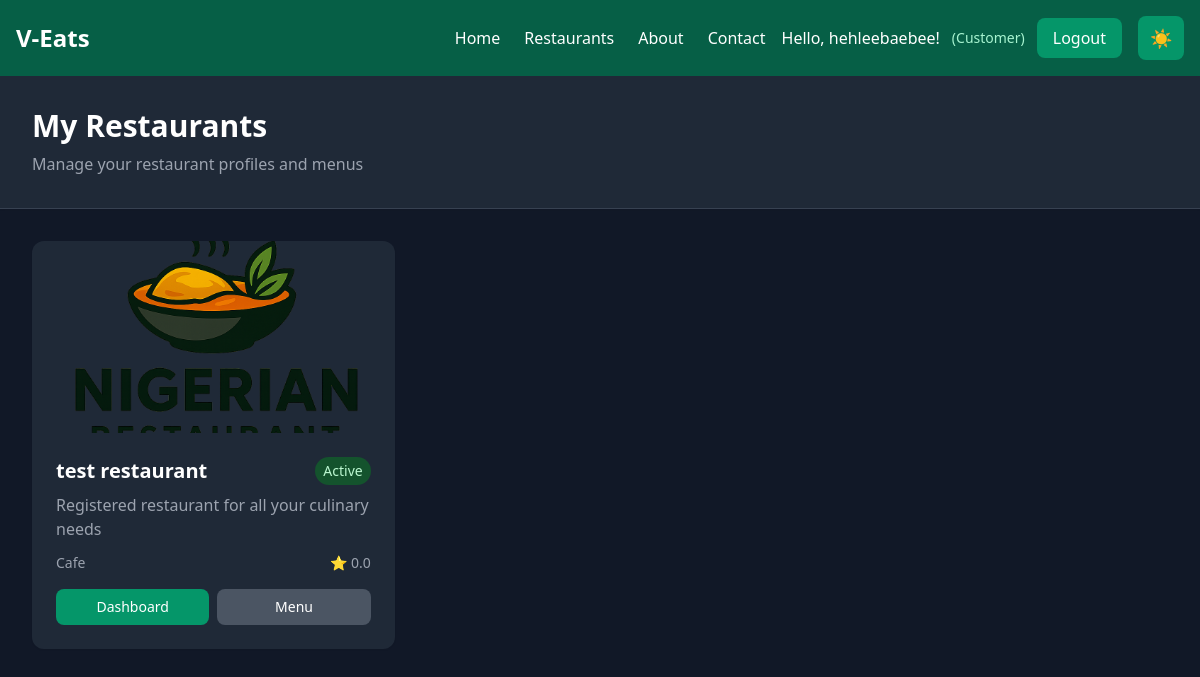
The page /restaurants/my-restaurants/ (signed in) on the database its author committed.
### restaurant/models.py (models this page shows, shortened)
class Restaurant(models.Model):
    CATEGORY_CHOICES = [
        ('fast_food', 'Fast Food'),
        ('casual', 'Casual Dining'),
        ('fine_dining', 'Fine Dining'),
        ('cafe', 'Cafe'),
        ('bakery', 'Bakery'),
        ('dessert', 'Dessert'),
        ('other', 'Other'),
    ]
    STATUS_CHOICES = [
        ('active', 'Active'),
        ('inactive', 'Inactive'),
        ('pending', 'Pending Approval'),
    ]
    name = models.CharField(max_length=200)
    description = models.TextField()
    owner = models.ForeignKey(settings.AUTH_USER_MODEL, on_delete=models.CASCADE, related_name='owned_restaurants')
    category = models.CharField(max_length=20, choices=CATEGORY_CHOICES, default='other')
    address = models.TextField()
    phone = models.CharField(max_length=20)
    email = models.EmailField()
    website = models.URLField(blank=True, null=True)
    image = models.ImageField(upload_to='restaurants/', blank=True, null=True)
    logo = models.ImageField(upload_to='restaurant_logos/', blank=True, null=True)
    status = models.CharField(max_length=20, choices=STATUS_CHOICES, default='pending')
    opening_time = models.TimeField()
    closing_time = models.TimeField()
    is_delivery_available = models.BooleanField(default=True)
    delivery_fee = models.DecimalField(max_digits=6, decimal_places=2, default=0.00)
    minimum_order = models.DecimalField(max_digits=8, decimal_places=2, default=0.00)
    rating = models.FloatField(default=0.0)
    total_reviews = models.IntegerField(default=0)
    created_at = models.DateTimeField(auto_now_add=True)
    updated_at = models.DateTimeField(auto_now=True)
    class Meta:
        ordering = ['-created_at']

### restaurant/views.py (the view)
# urls.py: path('my-restaurants/', views.my_restaurants, name='my_restaurants'),
@login_required
def my_restaurants(request):
    if request.user.is_superuser:
        restaurants = Restaurant.objects.all()
    else:
        restaurants = request.user.owned_restaurants.all()
    context = {
        'restaurants': restaurants,
        'is_owner_view': True,
    }
    return render(request, 'restaurant/my_restaurants.html', context)

### restaurant/templates/restaurant/my_restaurants.html (shortened to what this page needs)
{% extends 'base.html' %}
{% block content %}
<div class="min-h-screen bg-gray-50 dark:bg-gray-900">
  <div class="bg-white dark:bg-gray-800 shadow-sm border-b border-gray-200 dark:border-gray-700">
    <div class="max-w-7xl mx-auto px-4 sm:px-6 lg:px-8 py-8">
      <div class="flex flex-col md:flex-row md:items-center md:justify-between">
        <div>
          <h1 class="text-3xl font-bold text-gray-900 dark:text-white">My Restaurants</h1>
          <p class="text-gray-600 dark:text-gray-400 mt-2">Manage your restaurant profiles and menus</p>
        </div>
      </div>
    </div>
  </div>
  <div class="max-w-7xl mx-auto px-4 sm:px-6 lg:px-8 py-8">
    {% if restaurants %}
      <div class="grid grid-cols-1 md:grid-cols-2 lg:grid-cols-3 gap-6">
        {% for restaurant in restaurants %}
          <div class="bg-white dark:bg-gray-800 rounded-xl shadow-sm hover:shadow-lg transition-shadow duration-200 overflow-hidden">
            {% if restaurant.image %}
              <img src="{{ restaurant.image.url }}" alt="{{ restaurant.name }}" class="w-full h-48 object-cover">
            {% else %}
              <div class="w-full h-48 bg-gradient-to-br from-emerald-200 to-emerald-300 dark:from-emerald-600 dark:to-emerald-700 flex items-center justify-center">
                <span class="text-4xl">🍽️</span>
              </div>
            {% endif %}
            <div class="p-6">
              <div class="flex items-start justify-between mb-2">
                <h3 class="text-xl font-semibold text-gray-900 dark:text-white">{{ restaurant.name }}</h3>
                <span class="text-sm px-2 py-1
                  {% if restaurant.status == 'active' %}bg-green-100 text-green-800 dark:bg-green-900 dark:text-green-200
                  {% elif restaurant.status == 'pending' %}bg-yellow-100 text-yellow-800 dark:bg-yellow-900 dark:text-yellow-200
                  {% else %}bg-red-100 text-red-800 dark:bg-red-900 dark:text-red-200{% endif %} rounded-full">
                  {{ restaurant.status|capfirst }}
                </span>
              </div>
              <p class="text-gray-600 dark:text-gray-400 mb-3 line-clamp-2">{{ restaurant.description }}</p>
              <div class="flex items-center justify-between text-sm text-gray-500 dark:text-gray-400 mb-4">
                <span>{{ restaurant.category|capfirst }}</span>
                <span>⭐ {{ restaurant.rating|floatformat:1 }}</span>
              </div>
              <div class="flex gap-2">
                <a href="{% url 'restaurant:dashboard' restaurant.pk %}"
                   class="flex-1 bg-emerald-600 text-white px-4 py-2 rounded-lg hover:bg-emerald-700 transition-colors duration-200 text-sm text-center">
                  Dashboard
                </a>
                <a href="{% url 'restaurant:manage_menu' restaurant.pk %}"
                   class="flex-1 bg-gray-600 text-white px-4 py-2 rounded-lg hover:bg-gray-700 transition-colors duration-200 text-sm text-center">
                  Menu
                </a>
              </div>
            </div>
          </div>
        {% endfor %}
      </div>
    {% endif %}
  </div>
</div>
{% endblock %}

### users/templates/base.html (shortened to what this page needs)
<!DOCTYPE html>
<html lang="en" class="dark">
<head>
  <script src="https://cdn.tailwindcss.com"></script>
</head>
<body class="bg-emerald-50 dark:bg-emerald-900 text-gray-800 dark:text-gray-200 transition-colors duration-300">
  <nav class="p-4 bg-emerald-600 dark:bg-emerald-800 flex justify-between items-center shadow-lg transition-colors duration-300">
    <div class="flex items-center space-x-4">
      <h1 class="text-white font-bold text-2xl">V-Eats</h1>
    </div>
    <div class="flex items-center space-x-4">
      <div class="hidden md:flex items-center space-x-6">
        <a href="{% url 'users:home' %}" class="text-white hover:text-emerald-200 transition-colors duration-200 font-medium">Home</a>
        <a href="{% url 'restaurant:list' %}" class="text-white hover:text-emerald-200 transition-colors duration-200 font-medium">Restaurants</a>
        <a href="#" class="text-white hover:text-emerald-200 transition-colors duration-200 font-medium">About</a>
        <a href="#" class="text-white hover:text-emerald-200 transition-colors duration-200 font-medium">Contact</a>
      </div>
      <div class="flex items-center space-x-3">
        {% if user.is_authenticated %}
          <span class="text-white font-medium">Hello, {{ user.username }}!</span>
          {% if user.is_superuser %}
            <span class="text-emerald-200 text-sm">(Admin)</span>
          {% elif user.profile and user.profile.role == 'RESTAURANT' %}
            <span class="text-emerald-200 text-sm">(Restaurant)</span>
            <a href="{% url 'restaurant:dashboard' %}" class="text-emerald-200 hover:text-white transition-colors duration-200 font-medium text-sm">
              Dashboard
            </a>
          {% elif user.profile and user.profile.role == 'DRIVER' %}
            <span class="text-emerald-200 text-sm">(Driver)</span>
            <a href="{% url 'driver:dashboard' %}" class="text-emerald-200 hover:text-white transition-colors duration-200 font-medium text-sm">
              Dashboard
            </a>
          {% elif user.profile and user.profile.role == 'USER' %}
            <span class="text-emerald-200 text-sm">(Customer)</span>
          {% endif %}
          <a href="{% url 'users:logout' %}" class="bg-emerald-700 dark:bg-emerald-600 text-white px-4 py-2 rounded-lg hover:bg-emerald-800 dark:hover:bg-emerald-700 transition-all duration-200 font-medium">
            Logout
          </a>
        {% endif %}
      </div>
      <button
        id="darkModeToggle"
        class="bg-emerald-700 dark:bg-emerald-600 text-white px-3 py-2 rounded-lg hover:bg-emerald-800 dark:hover:bg-emerald-700 transition-all duration-200 text-lg"
        title="Toggle dark mode"
      >
        <span id="darkModeIcon" class="block">🌙</span>
      </button>
    </div>
  </nav>
  <main>
    {% block content %}{% endblock %}
  </main>
</body>
</html>

### rows shown on the page
Restaurant: image (picture), name "test restaurant", status "Active", description "Registered restaurant for all your culinary needs", category "Cafe", rating "0.0"

### other values the page prints
{{ user.username }} "hehleebaebee"
